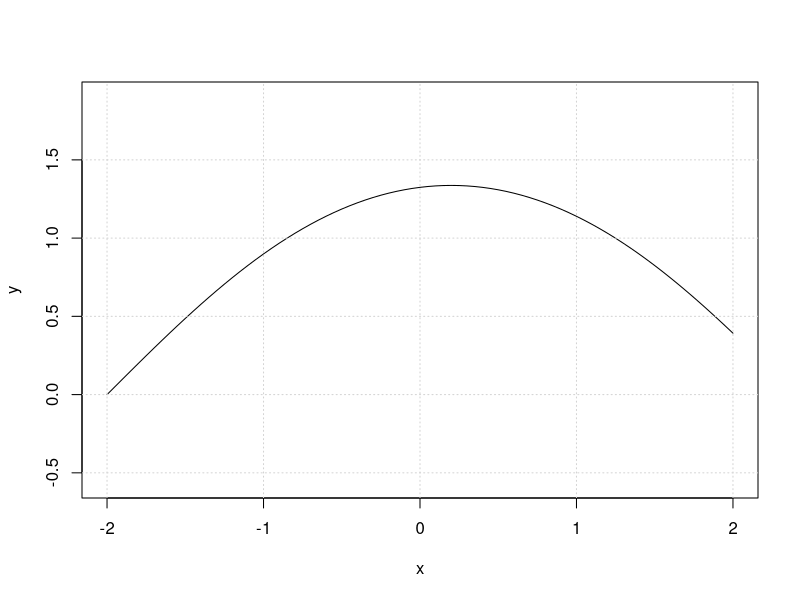
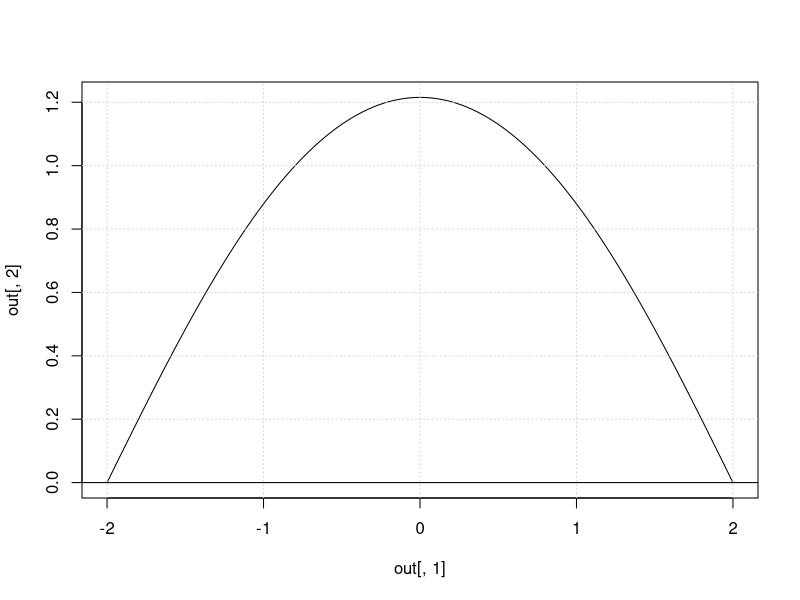
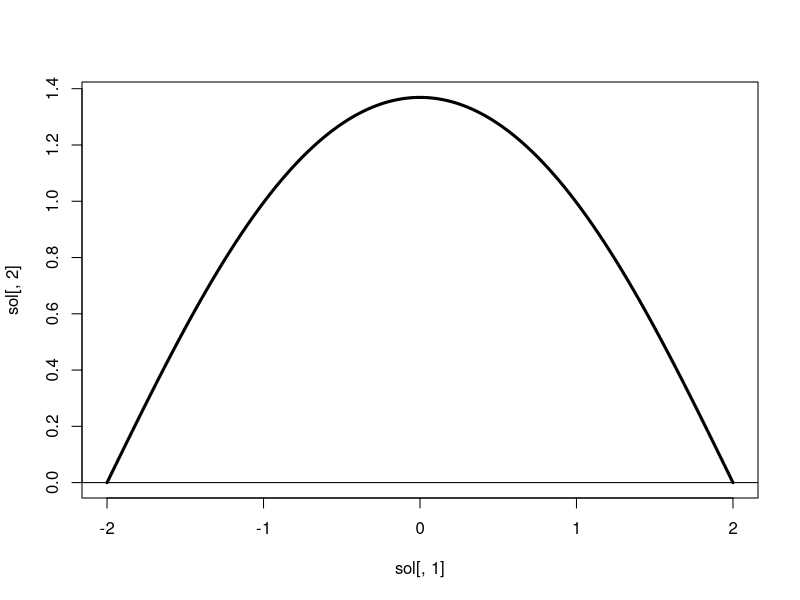
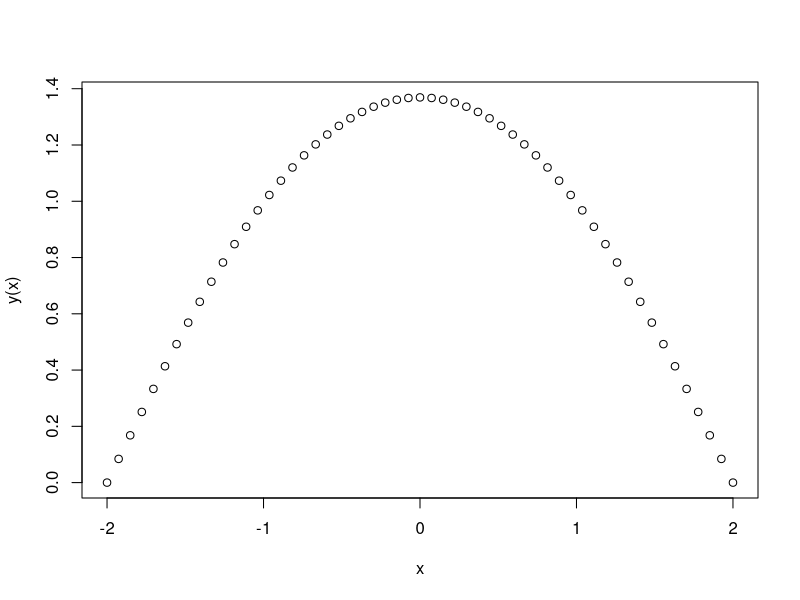
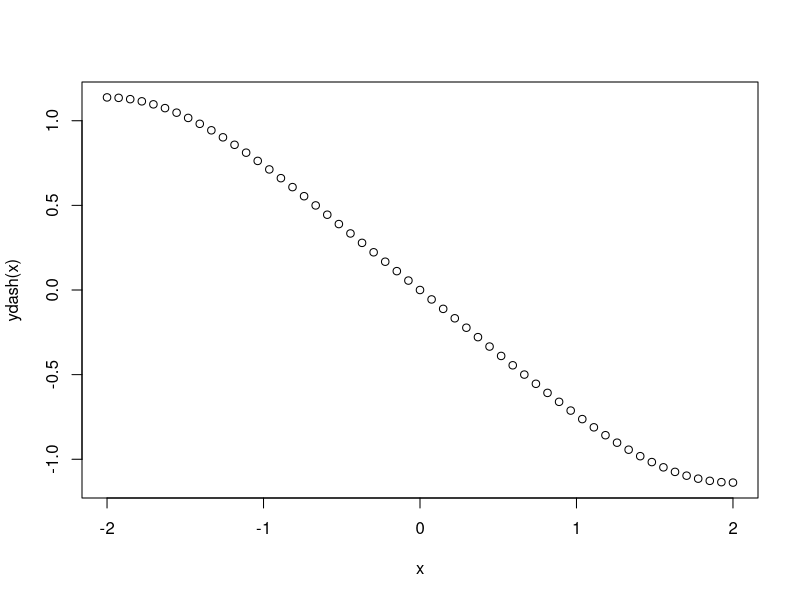
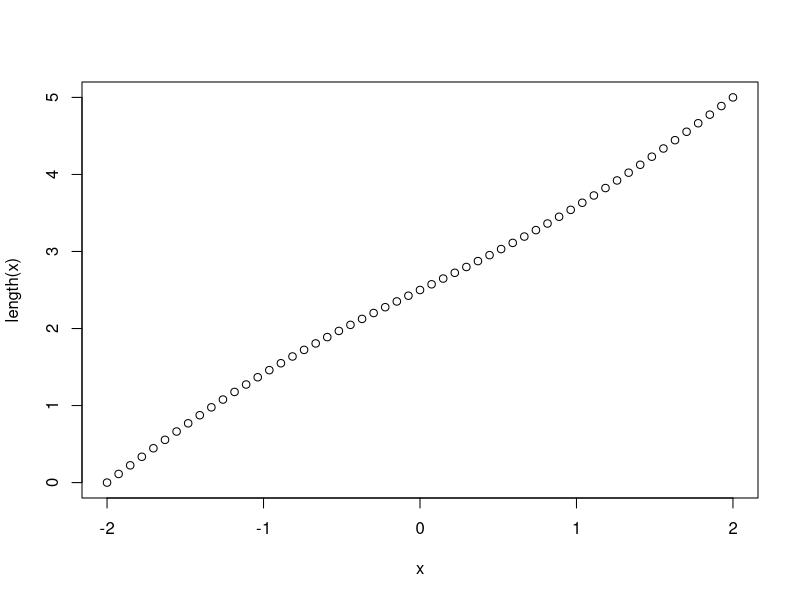
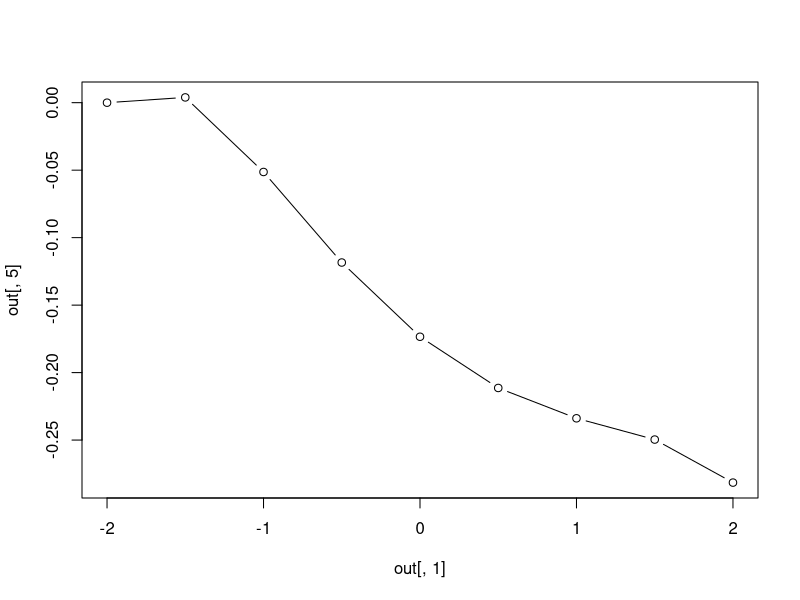
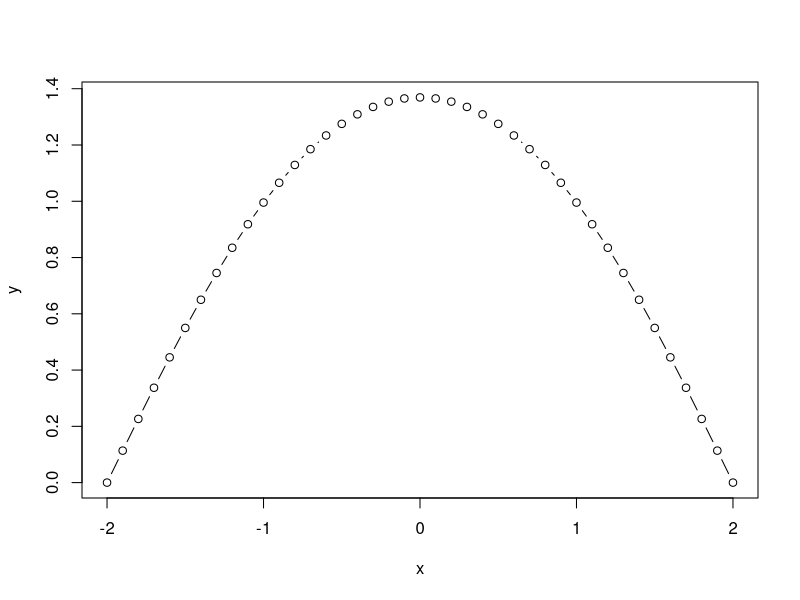

Write R code to recreate these figures, in order.
## ---- chunk 1
knitr::opts_chunk$set(echo = TRUE)
## ---- chunk 2
library("deSolve") 
Lorenz <- function(t, state, parameters) {
    with(as.list(c(state, parameters)), {
        dZ <- Zdash

        dZdash <- 2*Z*(1 + Zdash^2)/(Z^2 + lambda) # y''
        d_length <- sqrt(1 + Zdash^2)
        list(c(dZ, dZdash, d_length))

    })
}
## ---- chunk 3

parameters <- c(lambda = -6.1)
state      <- c(Z = 0, Zdash = 1, length = 0)  # initial conditions
times      <- seq(-2, 2, by = 0.05)

out <- ode(y = state, times = times, func = Lorenz, parms = parameters)
## ---- chunk 4
head(out)
## ---- chunk 5
tail(out)
## ---- chunk 6
x <- out[, 1]
y <- out[, 2]
plot(x, y, type = 'l', asp=1)
grid()
## ---- chunk 7
final_height <- function(lambda){

    parameters <- c(lambda = lambda)
    state      <- c(Z = 0, Zdash = 1, length = 0)  # initial conditions
    times      <- seq(-2, 2, by = 1)
    
    out <- ode(y = state, times = times, func = Lorenz, parms = parameters)
    out[5,2]
}

(jj <- uniroot(final_height,c(-4,-10)))
## ---- chunk 8
    parameters <- c(lambda = jj$root)
    state      <- c(Z = 0, Zdash = 1, length = 0)  # initial conditions
    times      <- seq(-2, 2, by = 0.01)
    
    out <- ode(y = state, times = times, func = Lorenz, parms = parameters)
    plot(out[,1], out[,2], type= "l")
    grid()
    abline(h=0)
## ---- chunk 9
tail(out)
## ---- chunk 10
badness <- function(vec){
    lambda <- vec[1]
    zdash0 <- vec[2]
    parameters <- c(lambda = lambda)
    state      <- c(Z = 0, Zdash = zdash0, length = 0)  # initial conditions
    times      <- seq(-2, 2, by = 1)
    
    sol <- ode(y = state, times = times, func = Lorenz, parms = parameters)
    string_length <- sol[5,4]
    final_height <- sol[5,2]

    out <- (string_length - 5)^2 + (final_height - 0)^2
    return(out)
}
## ---- chunk 11
badness(c(-5.04,1))
badness(c(-5.04,1.1))
(trop <- optim(c(-5.04,1),badness))
## ---- chunk 12
parameters <- c(lambda = trop$par[1])
state      <- c(Z = 0, Zdash = trop$par[2], length = 0)  # initial conditions
times      <- seq(-2, 2, by = 0.01)
sol <- ode(y = state, times = times, func = Lorenz, parms = parameters)
plot(sol[,1], sol[,2],type="l",lwd=3)
abline(h=0)
## ---- chunk 13
trop_general <- function(x){
    x <- c(-2,x)
    parameters <- c(lambda = trop$par[1])
    state <- c(Z = 0, Zdash = trop$par[2], length = 0)
    out <- ode(y = state, times = x, func = Lorenz, parms = parameters)[-1,,drop=FALSE]
    y <- out[,2]
    ydash <- out[,3]
    ydashdash <-  2*y*(1 + ydash^2)/(y^2 + parameters["lambda"]) # copied from Lorenz()
    return(cbind(out,ydashdash))
}

y <- function(x){trop_general(x)[,2]}
ydash <- function(x){trop_general(x)[,3]}
length <- function(x){trop_general(x)[,4]}
ydashdash <- function(x){trop_general(x)[,5]}
## ---- chunk 14
x <- seq(from = -2, to = 2, len = 55)
plot(x,y(x))
plot(x,ydash(x))
plot(x,length(x))
## ---- chunk 15
trop_general(-2:2)
trop_general(0)
y(1.1)
y(1.2)
y(seq(from=1,by=0.1,len=5))
## ---- chunk 16
options(digits=5)

lor2 <- function(t, state, parameters) {
    with(as.list(c(state, parameters)), {

        Lambda <- -5.516   # This from trop$par[1]

        dY <- Ydash

        dYdash <- 2*Y*(1 + Ydash^2)/(Y^2 + Lambda) # y''
        d_length <- sqrt(1 + Ydash^2)

        Ydashdash <- dYdash
        


        t_1 <- 1-Ydashdash*(Y + lambda)/(1+Ydash^2)
        t_z <- 2*Y*Ydashdash/(1+Ydash^2)-2
        t_zdash <- -3*Ydash*Ydashdash*(Y^2 + Lambda)/(1+Ydash^2)^2 + 2*Y*Ydash*(2+Ydash^2)/(1+Ydash^2) - 2*Y*Ydash
        t_zdashdash <- (Y^2 + Lambda)/(1+Ydash^2)
        
        dZ <-Zdash
        dZdash <- (t_1 - Z*t_z - Zdash*t_zdash)/t_zdashdash
        d_epsilonlength <- Ydash*Zdash/sqrt(1+Ydash^2)

        list(c(dY, dYdash, d_length, dZ, dZdash, d_epsilonlength))

    })
}
## ---- chunk 17
trop
parameters <- c(lambda = -2.1)
state      <- c(Y = 0, Ydash = trop$par[2], length = 0, Z=0, Zdash=0.1, epsilonlength=0)  # initial conditions
times      <- seq(-2, 2, by = 0.5)
out <- ode(y = state, times = times, func = lor2, parms = parameters)
out
plot(out[,1],out[,5],type='b')
## ---- chunk 18
badness <- function(vec){
    lambda <- vec[1]
    initial_zslope <- vec[2]
    parameters <- c(lambda = lambda)
    state      <- c(Y = 0, Ydash = trop$par[2], length = 0, Z=0, Zdash=initial_zslope, epsilonlength=0)  # initial conditions
    times      <- seq(-2, 2, by = 1)
    out <- ode(y = state, times = times, func = lor2, parms = parameters)
    final_Z <- out[5,5]
    final_epsilonlength <- out[5,7]
    badness <- final_Z^2 + final_epsilonlength^2
    return(unname(badness))
}
## ---- chunk 19
(modtrop <- optim(c(-2.11, 0.11),badness))
## ---- chunk 20
parameters <- c(lambda = modtrop$par[1])
state      <- c(Y = 0, Ydash = trop$par[2], length = 0, Z=0, Zdash = modtrop$par[2], epsilonlength=0)  # initial conditions
times      <- seq(-2, 2, by = 0.1)
out <- ode(y = state, times = times, func = lor2, parms = parameters)
head(out)
x <- out[,1]
y <- out[,2]
z <- out[,5]
## ---- chunk 21
plot(x,y,type='b')
plot(x,z,type="b")
plot(x,y,type="l",lwd=2)
points(x,y+z,type="l",col="red")
